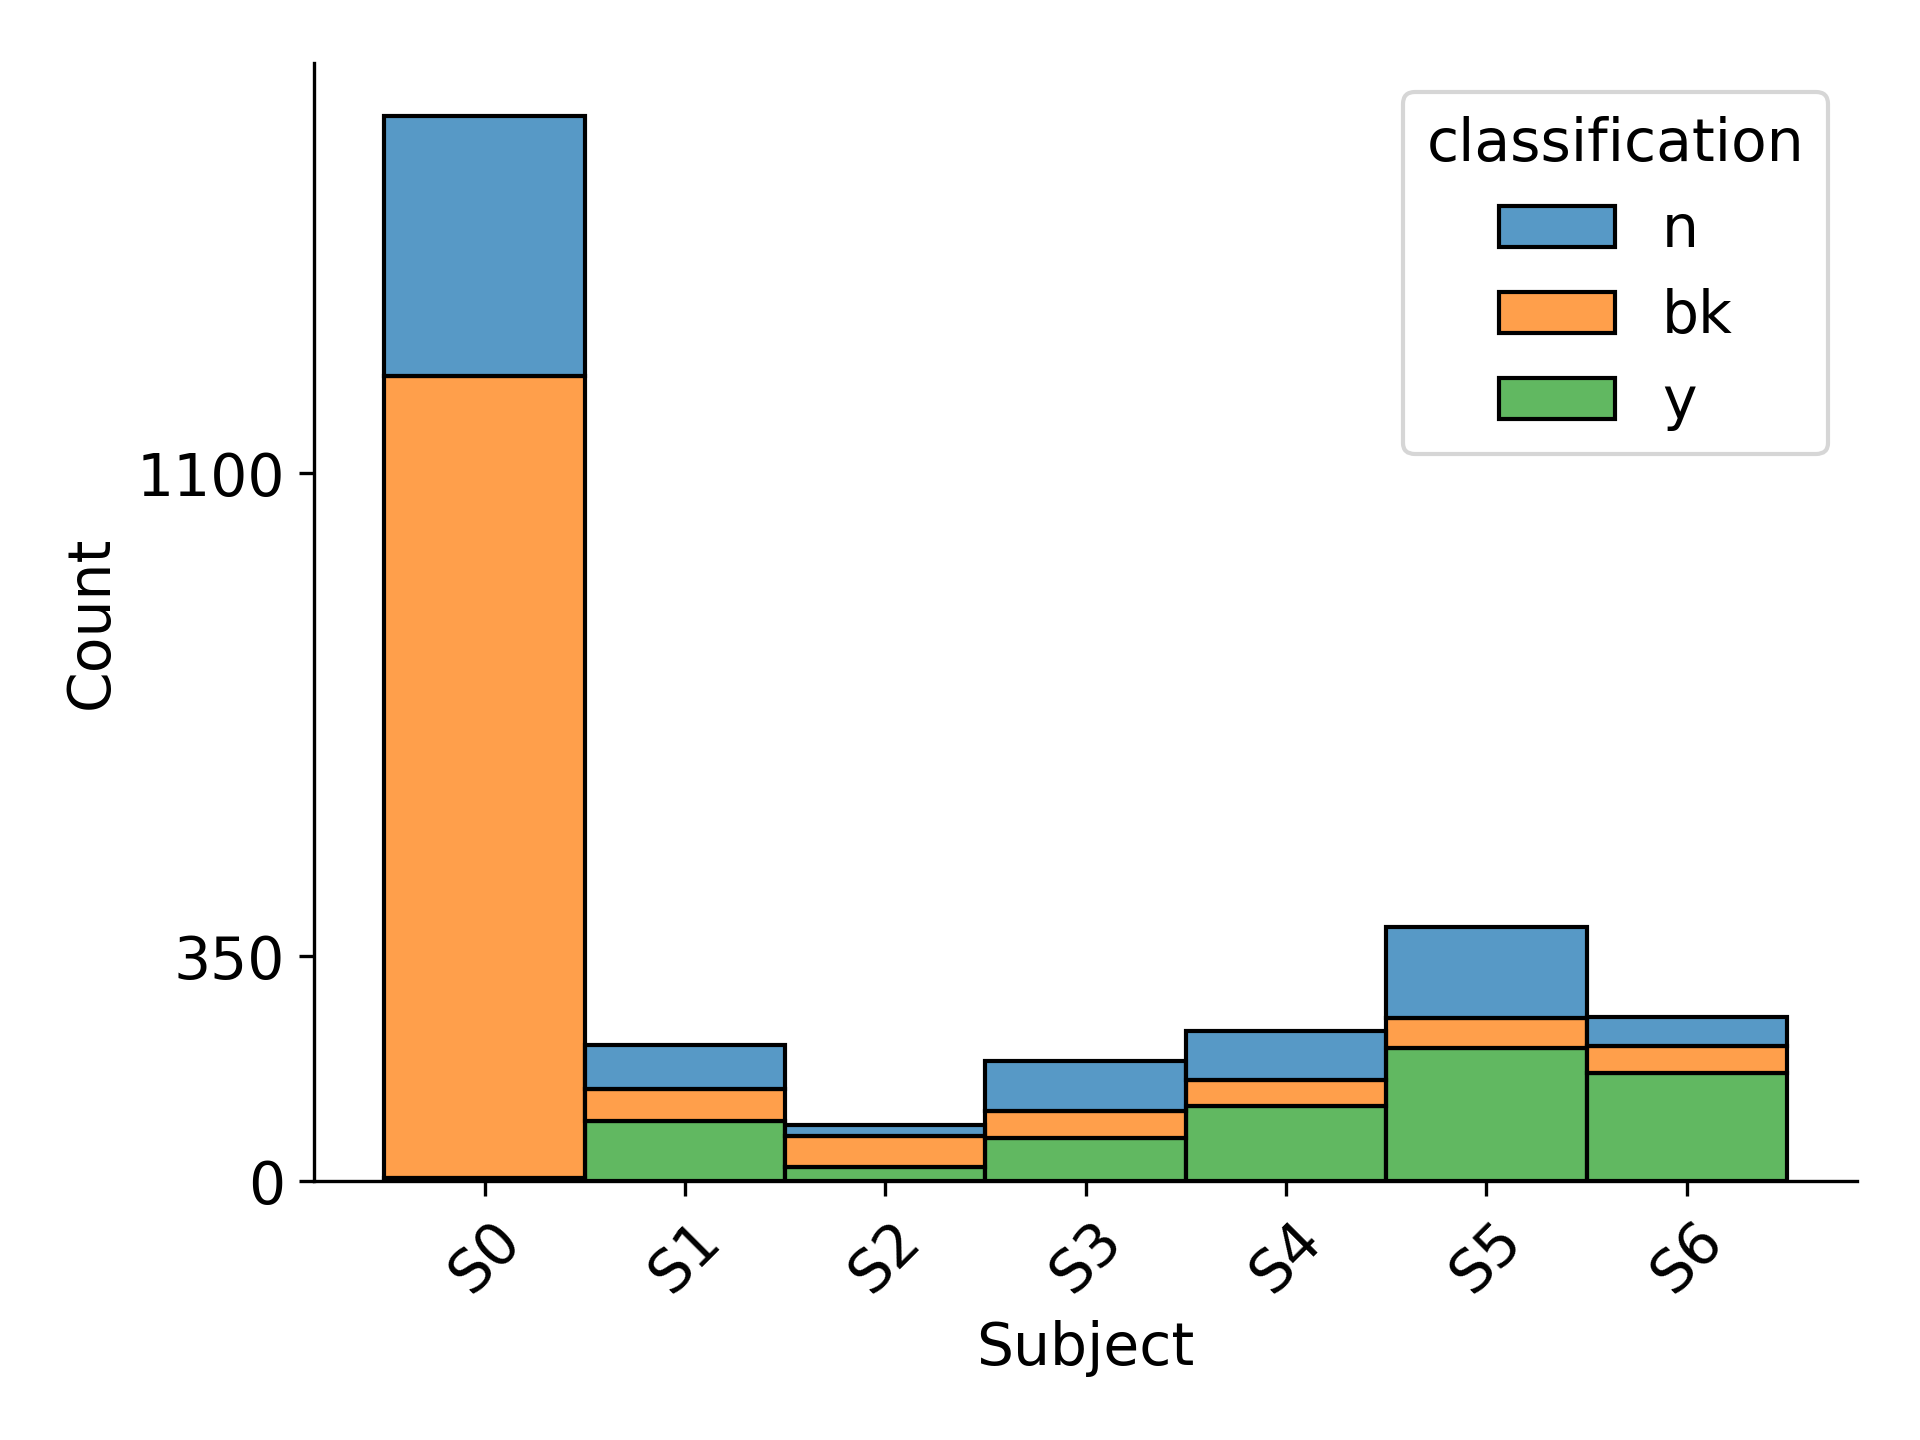

This chart was generated by the following Python code:
from directory_handling import get_parent_path
import numpy as np
import pandas as pd
import pickle
import matplotlib.pyplot as plt
from matplotlib.ticker import FixedLocator
import seaborn as sns
from utilities import generate_LOO_subjects

#%%
data_directory = get_parent_path('data', 'Spike Ripples/silver')
with open(data_directory + 'silver_data_frame.pkl', 'rb') as file:
    data = pickle.load(file)

y_counts = []
LOO_subjects = generate_LOO_subjects()
for subject in LOO_subjects:
    y_counts.append(len(data[(data['subject'] == subject) & (data['classification'] == 'y')]))



#%%
bk_frame = data[data['classification'] == 'bk']
bk_counts = len(bk_frame)
working_bk = []
for subject in LOO_subjects:
    working_bk.append(len(bk_frame[bk_frame['subject'] != subject]))



#%%
data['subject'] = data['subject'].apply(lambda x: x if x in LOO_subjects else 'Others Agg.')
LOO_subjects = [subject[-3:] for subject in LOO_subjects]
labels = ['s0', 's1', 's2', 's3', 's4', 's5', 's6']

plt.rcParams['font.family'] = 'Arial'
plt.rcParams.update({'font.size': 14})
fig = plt.figure(dpi = 300)
ax = fig.add_subplot(111)
ax = sns.histplot(data = data, x = 'subject', hue = 'classification', multiple = 'stack')
ax.tick_params(axis='x', rotation=45)
legend_entries = ['Others Agg.']
legend_entries.extend(labels)
ax.set_xticklabels(labels)
ax.spines[['right', 'top']].set_visible(False)
ax.set_xlabel('Subject')
ax.yaxis.set_major_locator(FixedLocator([0, 350, 1100]))
fig.tight_layout()
fig.savefig('subject_counts.png')
fig.savefig('subject_counts.svg')
fig.savefig('subject_counts.tif')
fig.show()

#%%

